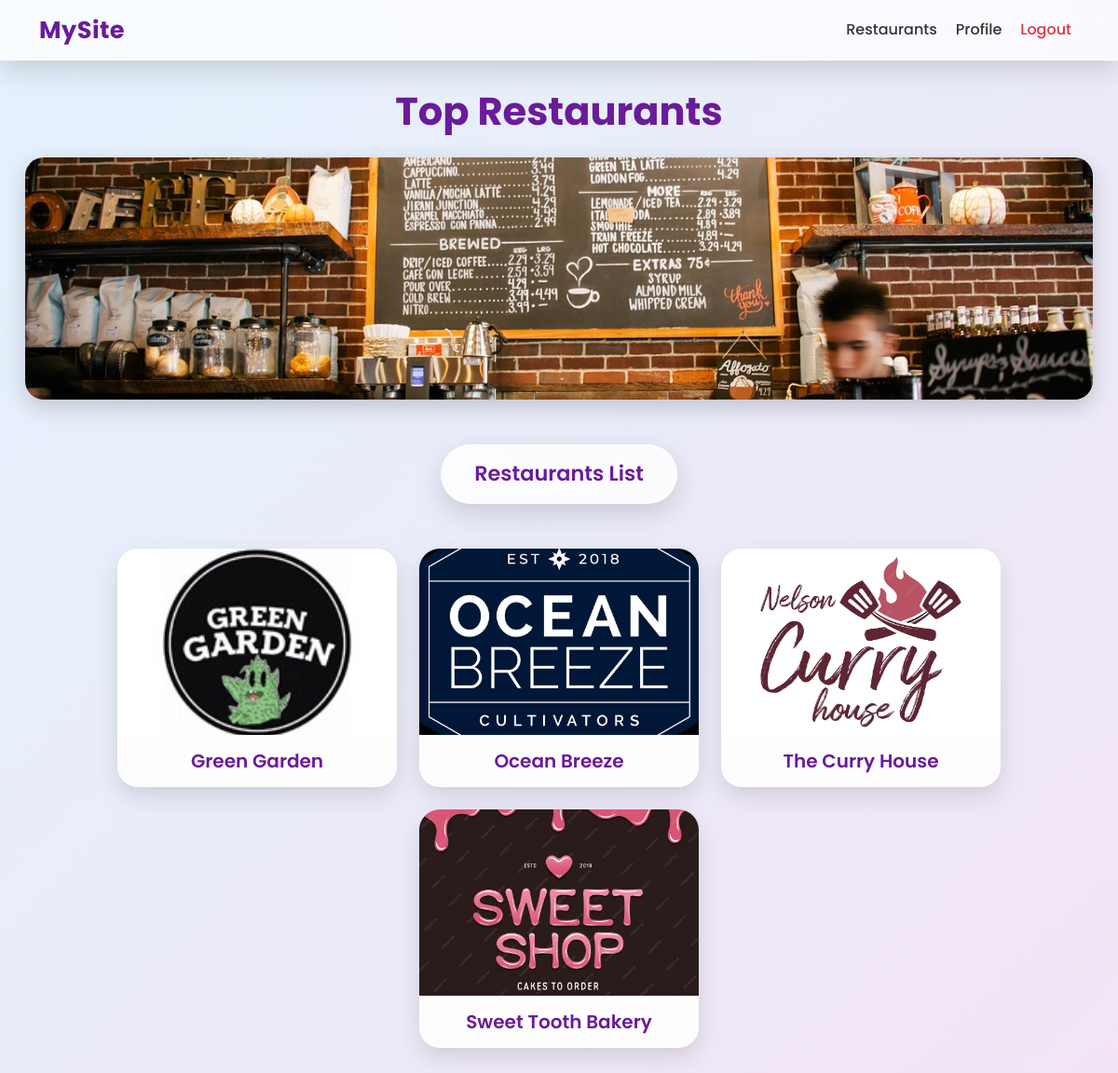
Page /vendor_list/ (signed in) on the committed database.
### venderapp/models.py (models this page shows, shortened)
class Multivendors(models.Model):
    user = models.OneToOneField(User, on_delete=models.CASCADE)
    restaurant_name = models.CharField(max_length=20)
    address = models.TextField()
    city = models.CharField(max_length=50)
    state = models.CharField(max_length=50)
    zip_code = models.CharField(max_length=10)
    restaurant_lic = models.ImageField(upload_to="licence_pic/", blank=True, null=True)
    restaurant_img = models.ImageField(upload_to="restaurant_pic/", blank=True, null=True)
    user_type = models.CharField(max_length=100, default='vendor', editable=False)
    is_approved = models.BooleanField(default=False)
    franchise = models.BooleanField(default=False)

### venderapp/views.py (the view)
# urls.py: path('vendor_list/', views.vendor_list, name='vendor_list'),  # List all vendors/restaurants
@login_required(login_url="login")
def vendor_list(request):
    vendors = Multivendors.objects.all()
    return render(request, 'vendors/shop_list.html', {'vendors': vendors})

### venderapp/context_processors.py (called while the page is built)
def user_type_processor(request):
    user = request.user
    if user.is_authenticated:
        if hasattr(user, "multivendors"):
            user_type = 'vendor'
        elif hasattr(user, "registrationdetails"):
            user_type = 'customer'
        else:
            user_type = 'unknown'
    else:
        user_type = 'anonymous'
    return {'user_type': user_type}

### templates/vendors/shop_list.html (shortened to what this page needs)
{% extends "base.html" %}
{% load static %}
{% block content %}
<div class="container" style="max-width:1200px;">
    <h1 class="text-center fw-bold mb-4" style="font-size:2.6rem; color:#6a1b9a;">
        Top Restaurants
    </h1>
    <div class="mb-5">
        <img src="{% static 'images/cafe-1869656_1280.jpg' %}" class="banner-img" alt="Banner">
    </div>
    <div class="text-center mb-5">
        <span class="section-chip">Restaurants List</span>
    </div>
    <div class="d-flex flex-wrap justify-content-center gap-4">
        {% for i in vendors %}
        <div class="vendor-card">
            {% if i.restaurant_img %}
            <img src="{{ i.restaurant_img.url }}" alt="{{ i.restaurant_name }}" class="vendor-img">
            {% else %}
            <div class="d-flex align-items-center justify-content-center bg-light text-muted"
                 style="height:200px;">
                No Image Available
            </div>
            {% endif %}
            <div class="p-3 text-center">
                <h5 class="vendor-title mb-0">
                    <a href="{% url 'vendors_details' i.id %}">
                        {{ i.restaurant_name }}
                    </a>
                </h5>
            </div>
        </div>
        {% endfor %}
    </div>
</div>
{% endblock %}

### templates/base.html (style rules this page uses)
:root { --primary: #6a1b9a; --accent: #ff5252; --glass-bg: rgba(255, 255, 255, 0.75); --glass-border: rgba(255, 255, 255, 0.4); }
body { min-height: 100vh; font-family: 'Poppins', sans-serif; background: linear-gradient(135deg, #e3f2fd, #f3e5f5); overflow-x: hidden; }

### templates/vendors/shop_list.html (style rules this page uses)
.vendor-card { width: 300px; background: rgba(255,255,255,0.9); border-radius: 22px; overflow: hidden; box-shadow: 0 10px 25px rgba(0,0,0,0.12); transition: all 0.35s ease; }
.vendor-img { width: 100%; height: 200px; object-fit: cover; transition: transform 0.35s ease; }
.vendor-title a { text-decoration: none; color: #6a1b9a; font-weight: 600; transition: color 0.3s ease; }
.section-chip { background: rgba(255,255,255,0.85); backdrop-filter: blur(10px); border-radius: 50px; padding: 14px 35px; font-size: 1.4rem; font-weight: 600; color: #6a1b9a; box-shadow: 0 10px 30px rgba(0,0,0,0.15); border: 1px solid rgba(255,255,255,0.5); text-align: center; display: inline-block; }
.banner-img { width: 100%; height: 260px; object-fit: cover; border-radius: 20px; box-shadow: 0 8px 25px rgba(0,0,0,0.18); }

### rows in the picture
Multivendors: restaurant_img (picture), restaurant_name "Green Garden"
Multivendors: restaurant_img (picture), restaurant_name "Ocean Breeze"
Multivendors: restaurant_img (picture), restaurant_name "The Curry House"
Multivendors: restaurant_img (picture), restaurant_name "Sweet Tooth Bakery"
